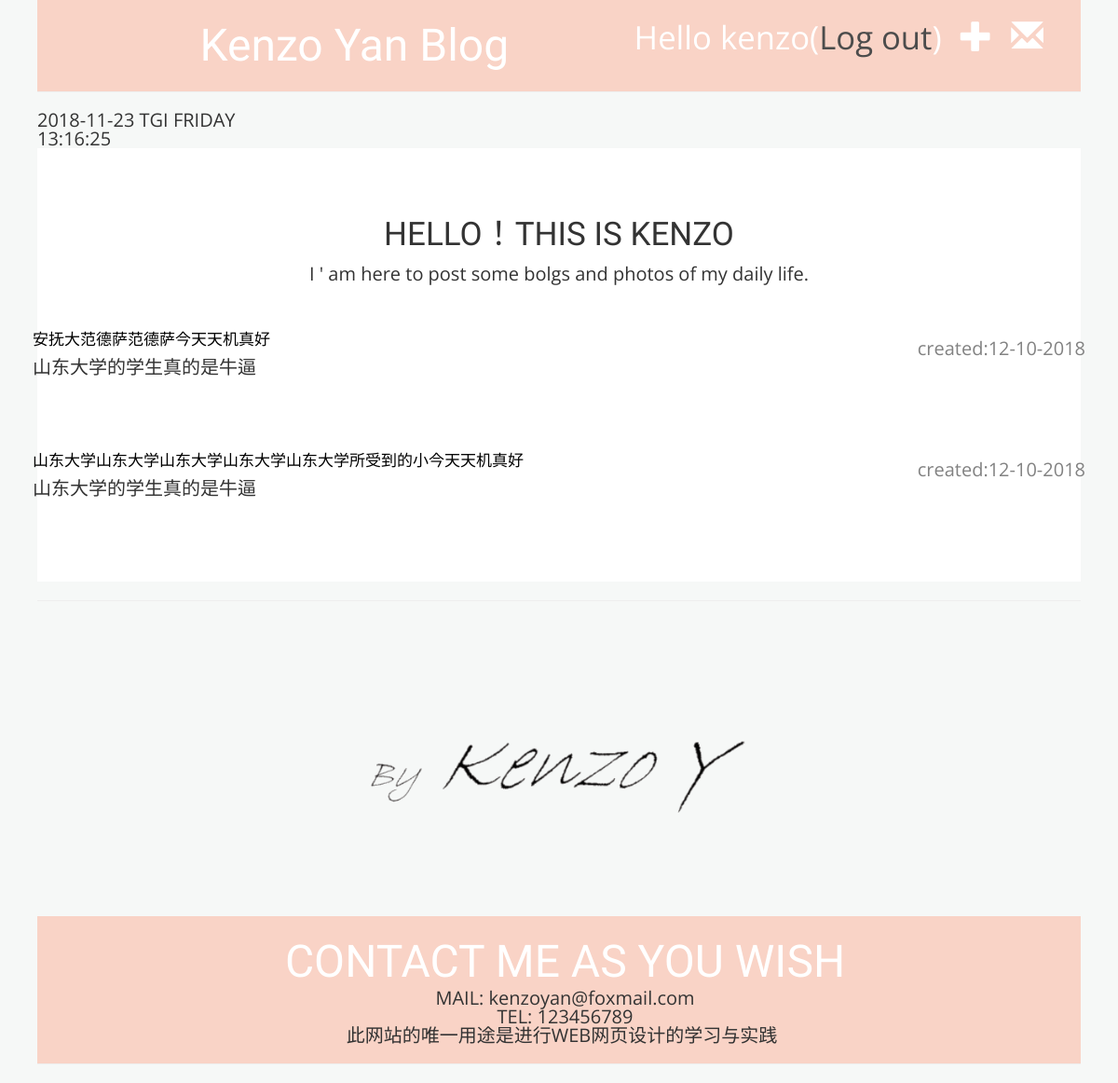
The page /drafts/ (signed in) on the database as committed earlier.
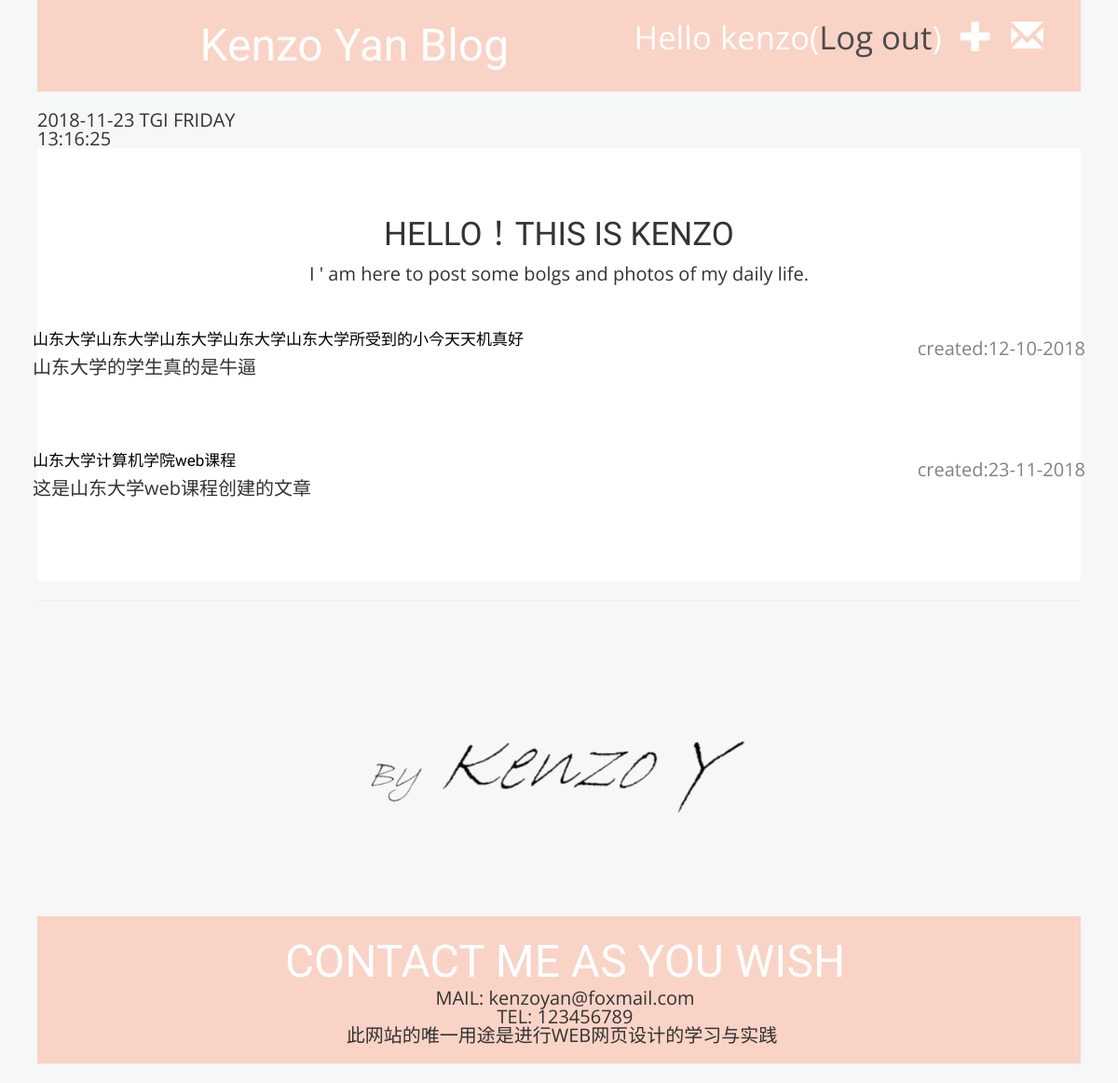
The same page on the database as committed later.
### blog/models.py (models this page shows, shortened)
class Post(models.Model):
    author=models.ForeignKey('auth.User',on_delete=models.CASCADE)
    title=models.CharField(max_length=200)
    text=models.TextField()
    created_date=models.DateTimeField(default=timezone.now)
    published_date=models.DateTimeField(blank=True,null=True)

### blog/views.py (the view)
# urls.py: path('drafts/',views.post_draft_list,name='post_draft_list'),
@login_required
def post_draft_list(request):
    posts=Post.objects.filter(published_date__isnull=True).order_by('created_date')
    return render(request,'blog/post_draft_list.html',{'posts':posts})

### blog/templates/blog/post_draft_list.html
{% extends 'blog/base.html' %}
		 {% block content %}
                {% for post in posts %}
                    <div class="post">
                        <p class="date">
                            created:{{ post.created_date|date:'d-m-Y' }}
                        </p>
                        <h1><a href="{% url 'post_detail' pk=post.pk %}">{{ post.title }}</a></h1>
                        <p>{{ post.text|linebreaksbr }}</p>
                    </div>
                {% endfor %}
		{% endblock %}

Rows that differ between the two databases and show on the page:
no longer on this page (row edited): Post: created_date "12-10-2018", title "安抚大范德萨范德萨今天天机真好", text "山东大学的学生真的是牛逼"
added Post: created_date "23-11-2018", title "山东大学计算机学院web课程", text "这是山东大学web课程创建的文章"
